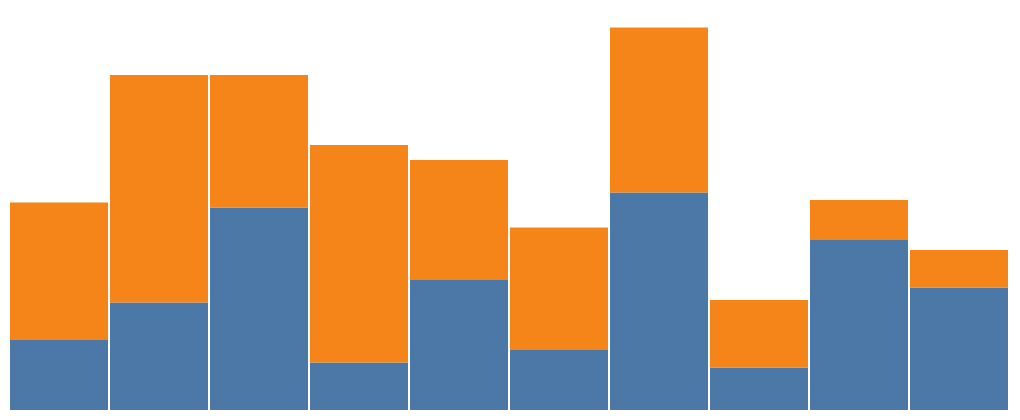

Vega-Lite specification for this chart:
### Vega specification from a JSON file in a GitHub repository (floating-point values rounded to 4 significant figures)
{"$schema": "https://vega.github.io/schema/vega/v5.json", "description": "A basic stacked bar chart example.", "width": 500, "height": 200, "padding": 5, "data": [{"name": "table", "values": [{"x": 0, "y": 28, "c": 0}, {"x": 0, "y": 55, "c": 1}, {"x": 1, "y": 43, "c": 0}, {"x": 1, "y": 91, "c": 1}, {"x": 2, "y": 81, "c": 0}, {"x": 2, "y": 53, "c": 1}, {"x": 3, "y": 19, "c": 0}, {"x": 3, "y": 87, "c": 1}, {"x": 4, "y": 52, "c": 0}, {"x": 4, "y": 48, "c": 1}, {"x": 5, "y": 24, "c": 0}, {"x": 5, "y": 49, "c": 1}, {"x": 6, "y": 87, "c": 0}, {"x": 6, "y": 66, "c": 1}, {"x": 7, "y": 17, "c": 0}, {"x": 7, "y": 27, "c": 1}, {"x": 8, "y": 68, "c": 0}, {"x": 8, "y": 16, "c": 1}, {"x": 9, "y": 49, "c": 0}, {"x": 9, "y": 15, "c": 1}], "transform": [{"type": "stack", "groupby": ["x"], "sort": {"field": "c"}, "field": "y"}]}], "scales": [{"name": "x", "type": "band", "range": "width", "domain": {"data": "table", "field": "x"}}, {"name": "y", "type": "linear", "range": "height", "nice": true, "zero": true, "domain": {"data": "table", "field": "y1"}}, {"name": "color", "type": "ordinal", "range": "category", "domain": {"data": "table", "field": "c"}}], "marks": [{"type": "rect", "from": {"data": "table"}, "encode": {"enter": {"x": {"scale": "x", "field": "x"}, "width": {"scale": "x", "band": 1, "offset": -1}, "y": {"scale": "y", "field": "y0"}, "y2": {"scale": "y", "field": "y1"}, "fill": {"scale": "color", "field": "c"}}, "update": {"fillOpacity": {"value": 1}}}}]}
